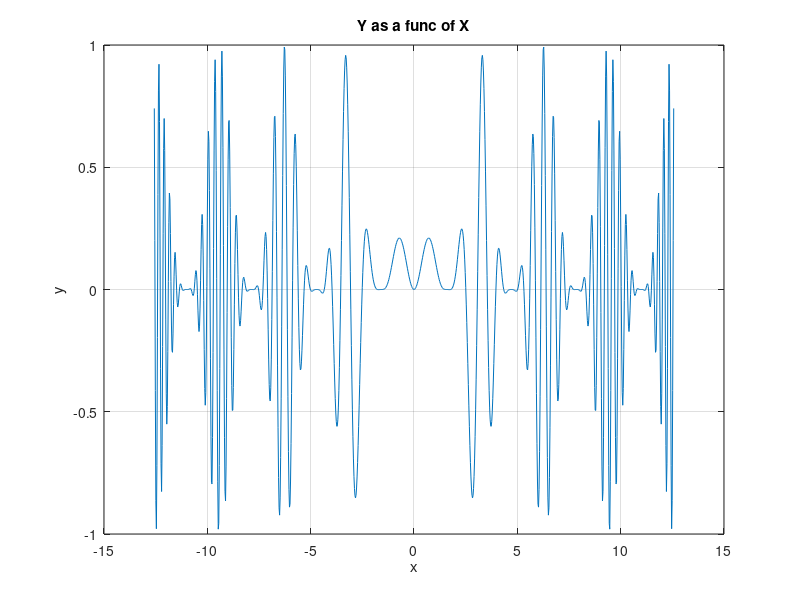
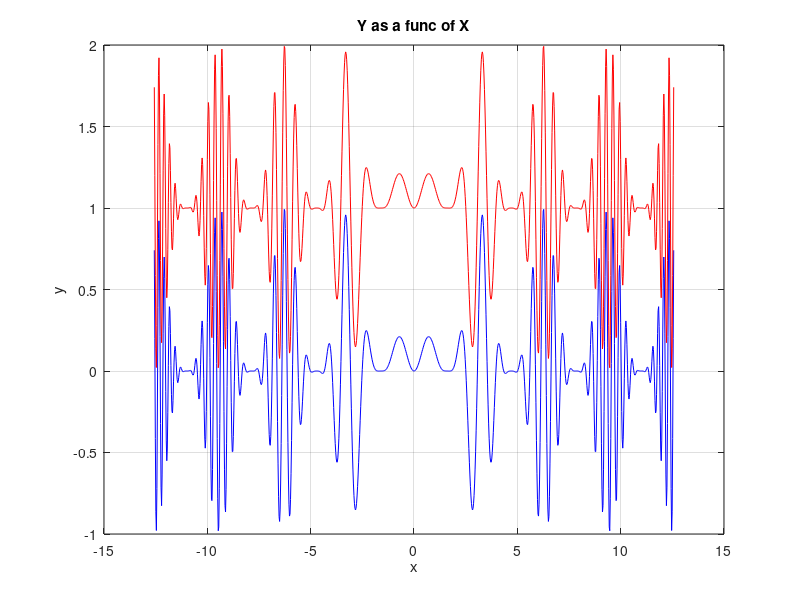

Recreate these plots in MATLAB, in order.
clc;
clear;
close all;
x = linspace(-4*pi, 4*pi, 1000);
y = sin(x.^2).*(cos(x)).^3;
figure('Name','Y as a function of X');
plot(x,y);
xlabel('x');
ylabel('y');
title('Y as a func of X');
grid on;
y2 = sin(x.^2).*(cos(x)).^3+1;
figure('Name','Two functions');
plot(x,y,'b',x,y2,'r');
xlabel('x');
ylabel('y');
title('Y as a func of X');
grid on;
